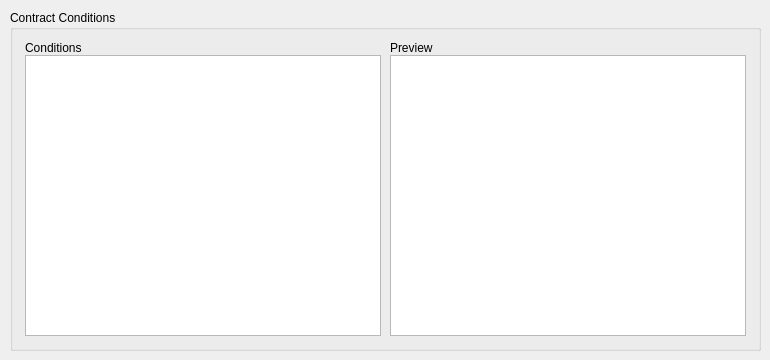
   <widget class="QWidget" name="contract_conditions_tab">
    <attribute name="title">
     <string>Contract Conditions</string>
    </attribute>
    <widget class="QGroupBox" name="groupBox_5">
     <property name="geometry">
      <rect>
       <x>10</x>
       <y>10</y>
       <width>751</width>
       <height>341</height>
      </rect>
     </property>
     <property name="title">
      <string>Contract Conditions</string>
     </property>
     <widget class="QTreeView" name="conditions_tree">
      <property name="geometry">
       <rect>
        <x>15</x>
        <y>45</y>
        <width>356</width>
        <height>281</height>
       </rect>
      </property>
     </widget>
     <widget class="QTextEdit" name="preview_text_edit">
      <property name="geometry">
       <rect>
        <x>380</x>
        <y>45</y>
        <width>356</width>
        <height>281</height>
       </rect>
      </property>
      <property name="readOnly">
       <bool>true</bool>
      </property>
     </widget>
     <widget class="QLabel" name="label_17">
      <property name="geometry">
       <rect>
        <x>15</x>
        <y>30</y>
        <width>171</width>
        <height>16</height>
       </rect>
      </property>
      <property name="text">
       <string>Conditions</string>
      </property>
     </widget>
     <widget class="QLabel" name="label_18">
      <property name="geometry">
       <rect>
        <x>380</x>
        <y>30</y>
        <width>171</width>
        <height>16</height>
       </rect>
      </property>
      <property name="text">
       <string>Preview</string>
      </property>
     </widget>
    </widget>
   </widget>
